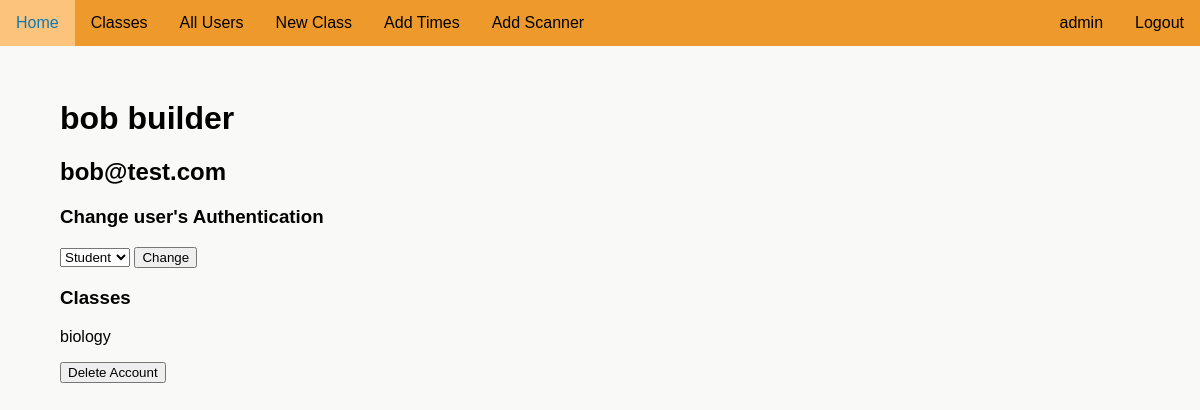
Before: /account/16327 (signed in) with the older database file.
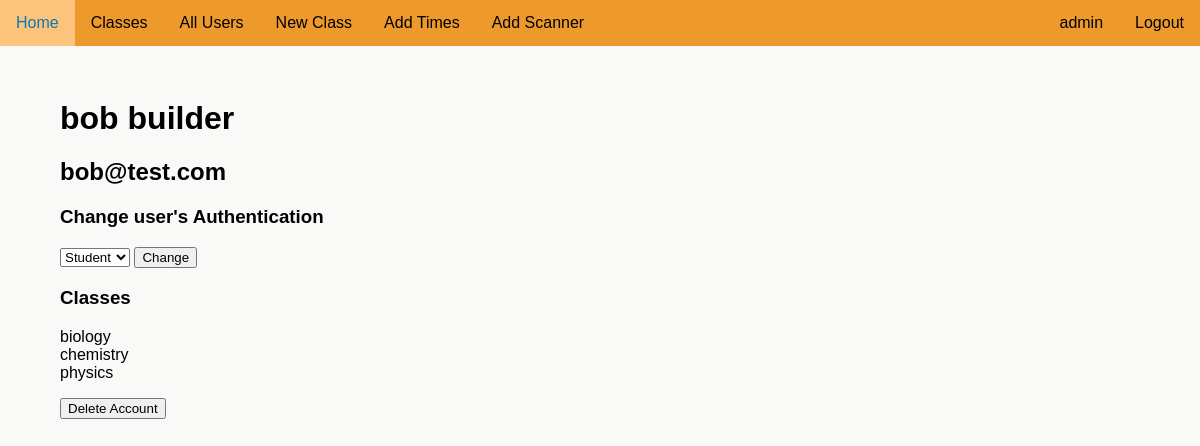
After: the same page with the newer database file.
### attendanceproject/models.py (models this page shows)
class User(UserMixin, db.Model):
    __tablename__ = "user"
    id = db.Column(db.Integer, unique=True, nullable=False, primary_key=True)
    fname = db.Column(db.Text(20), nullable=False)
    lname = db.Column(db.Text(20), nullable=False)
    user_code = db.Column(db.Text(8), nullable=False, unique=True)
    email = db.Column(db.Text(50), nullable=False, unique=True)
    password = db.Column(db.Text(90), nullable=False)
    auth = db.Column(db.Text(10), nullable=True)
    tags = db.relationship('Tag', backref='user_tag')
    subjects = db.relationship('UserSubject', back_populates='user')
    attnd_times = db.relationship('AttendanceTime', backref='subject_attnd_times')

class UserSubject(db.Model):
    __tablename__ = "user_subject"
    id = db.Column(db.Integer, unique=True, nullable=False, primary_key=True)
    user_id = db.Column(db.Integer, db.ForeignKey('user.id')) # Foreign Key
    user_type = db.Column(db.Text(10), nullable=False) # Teacher or student relationship to class
    subject_id = db.Column(db.Integer, db.ForeignKey('subject_code.id')) # Foreign Key
    user = db.relationship('User', back_populates='subjects')
    subject = db.relationship('SubjectCode', back_populates='users')

class SubjectCode(db.Model):
    __tablename__ = "subject_code"
    id = db.Column(db.Integer, unique=True, nullable=False, primary_key=True)
    name = db.Column(db.Text(50), nullable=False)
    code = db.Column(db.Text(50), unique=True, nullable=False)
    join_code = db.Column(db.Text(10), unique=True, nullable=False)
    users = db.relationship('UserSubject', back_populates='subject')
    times = db.relationship('SubjectTimes', back_populates='subject')
    scanner = db.relationship('Scanner', back_populates='subject')

### attendanceproject/routes.py (the view, shortened to what this page needs)
@app.route('/account/<user_code>', methods=['GET', 'POST'])
@login_required
@fresh_login_required
def account(user_code):
    if current_user.auth == 'student':
        if current_user.user_code != user_code:
            flash('You do not have access to this page')
            return redirect(url_for('home'))
    user = User.query.filter_by(user_code=user_code).first()
    if not user:
        flash('User does not exist')
        return redirect(url_for('home'))
    if current_user.auth == "admin" and user.auth != "admin":
        form = SetAuth(user_auth=user.auth)
        delete_form = DeleteAccount()
    else:
        form = None
        delete_form = None
    return render_template("account.html", user=user, form=form, passwdform=None, delete_form=delete_form)

### attendanceproject/forms.py
class SetAuth(FlaskForm):
    user_auth = SelectField("Authentication", choices=[("teacher", "Teacher"), ("student", "Student")])
    submit = SubmitField('Change')

class DeleteAccount(FlaskForm):
    delete = SubmitField('Delete Account')

### attendanceproject/models.py (called while the page is built)
@login_manager.user_loader
def load_user(user_id):
    return User.query.get(int(user_id))

### attendanceproject/templates/account.html (shortened to what this page needs)
{% extends "layout.html" %}
{% block content %}
    <h1>{{ user.fname }} {{ user.lname }}</h1>
    <h2>{{ user.email }}</h2>
    {% if form %}
        <h3>Change user's Authentication</h3>
        <form action="" method="POST">
            {{ form.user_auth }}
            {{ form.submit }}
        </form>
    {% endif %}
    <h3>Classes</h3>
    {% if user.subjects %}
        <ul>
            {% for subject in user.subjects %}
                <li>{{ subject.subject.name }}</li>
            {% endfor %}
        </ul>
    {% else %}
        <p>Not enrolled in any classes</p>
    {% endif %}
    {% if delete_form %}
        <form action="" method="POST">
            {{ delete_form.delete }}
        </form>
    {% endif %}
{% endblock %}

### attendanceproject/templates/layout.html (shortened to what this page needs)
<!doctype html>
<html lang="en-US">
		<head>
			<link rel="stylesheet" type="text/css" href="{{ url_for('static', filename='style.css') }}">
		</head>
		<body>
			{%include "navigation.html"%}
			{% from "_formhelpers.html" import render_field %}
			<div id="wrapper">
				{%block content%}
				{%endblock%}
			</div>
		</body>
</html>

### attendanceproject/templates/navigation.html (shortened to what this page needs)
<div id='nav'>
    <ul>
        <div id="nav-left">
            <li><a href="{{url_for('home')}}">Home</a></li>
            {% if current_user.is_authenticated %}
                {% if current_user.auth == 'admin' %}
                    <li><a href="{{url_for('all_classes')}}">Classes</a></li>
                    <li><a href="{{url_for('all_users')}}">All Users</a></li>
                    <li><a href="{{url_for('create_class')}}">New Class</a></li>
                {% endif %}
                {% if current_user.auth == 'admin' %}
                    <li><a href="{{url_for('addtime')}}">Add Times</a></li>
                    <li><a href="{{url_for('scanner')}}">Add Scanner</a></li>
                {% endif %}
            {% endif %}
        </div>
        <div id="nav-right">
            {% if current_user.is_authenticated %}
                <li><a href="{{url_for('logout')}}">Logout</a></li>
                <li><a href="{{url_for('account', user_code=current_user.user_code)}}">{{ current_user.fname }}</a></li>
            {% endif %}
        </div>
    </ul>
</div>

### attendanceproject/static/style.css (style rules this page uses)
:root { --main: #ed992b; --headings: #0E79B2; --errors: #C12E47; }
html { font-family: 'Noto Sans JP', sans-serif; background-color: rgb(249, 249, 248); }
body { margin: 0; margin-left: auto; margin-right: auto; }
ul { list-style-type: None; padding-inline-start: 0; }
#nav ul { list-style-type: none; position: fixed; top: 0; width: 100%; margin: 0; padding: 0; background-color: var(--main); min-width: 555px; }
#nav-left li { float: left; }
#nav-right li { float: right; }
#nav li a { display: block; color: black; text-align: center; padding: 14px 16px; text-decoration: none; }
#wrapper { margin-top: 100px; width: 90%; margin-left: auto; margin-right: auto; }

Changed rows visible on the page:
added UserSubject: subject.name "chemistry"
added UserSubject: subject.name "physics"
